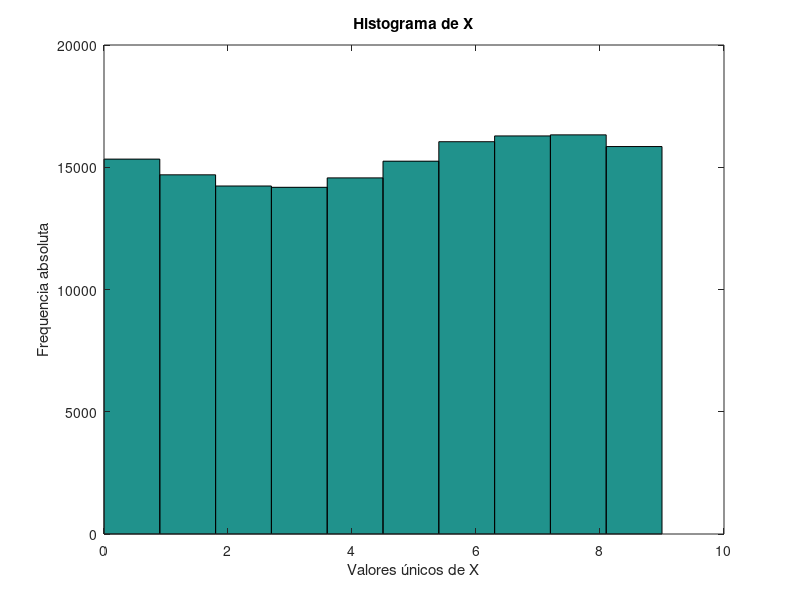
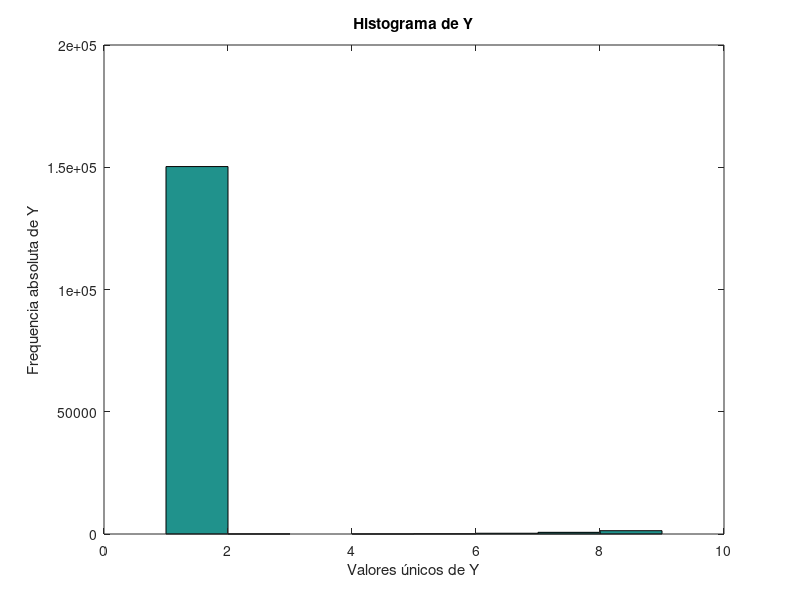

MATLAB code for these plots, in order:
%% Pedro Martins

clear; clc; close;

nmec = 76374;
k = 5 + rem(nmec^3, 4);
l = 4 + rem(nmec^3, 3);

%% 1
% Gerar k * 2 * nmec lançamentos de um dado, numa matriz com k linhas e
% 2*nmec colunas
dado = randi([1,6], k, 2*nmec);

%% 2
% Obter o dígito menos significativo da soma por colunas dos lançamentos do
% dado (ou seja, somar linha a linha) os valores das faces
X = rem( sum(dado, 1), 10)

%% 3 - Histograma de X, usando um nº de bins identico ao número de valores únicos de X
figure(1)
hist(X, length(unique(X)))
title('Histograma de X');
ylabel('Frequencia absoluta');
xlabel('Valores únicos de X');

%% 4
% Obter o dígito mais significativo da soma por colunas dos lançamentos do
% dado (ou seja, somar linha a linha) os valores das faces
Ysum = sum(dado, 1);
Y = floor(Ysum./10.^(floor(log10(Ysum))));

%% 5 - Histograma de Y, usando um nº de bins identico ao número de valores únicos de Y
figure(2)
hist(Y, length(unique(Y)))
title('Histograma de Y');
ylabel('Frequencia absoluta de Y');
xlabel('Valores únicos de Y');

%% 6 - Média e Variância de X e Y
Xmean = mean(X)
Xvar = var(X)

Ymean = mean(Y)
Yvar = var(Y)

%% 7

% Acontecimento A : o último algarismo da soma por colunas ser 1
A = (X == 1);

% Acontecimento B : o primeiro algarismo da soma por colunas ser 1
B = (Y == 1);

% probabilidade de o primeiro e último algarismo da soma por colunas ser 1
PAB = sum(A & B) / length(A)

% probabilidade de A e B para determinar a probabilidade de A e B supondo
% que os acontecimentos são independentes
PA = sum(A) / length(A)
PB = sum(B) / length(B)
PAB_esperada = PA * PB

%% 8
% Probabilidade de A e B usando a regra de Bayes
PA_B = PAB / PB

% Como a probabilidade de A e B, PA_B, usando a regra de Bayes e a
% probabilidade de A e B, PAB_esperada, usando a suposição de que os
% acontecimentos são independentes, podemos concluir que os acontecimentos
% não são independentes
